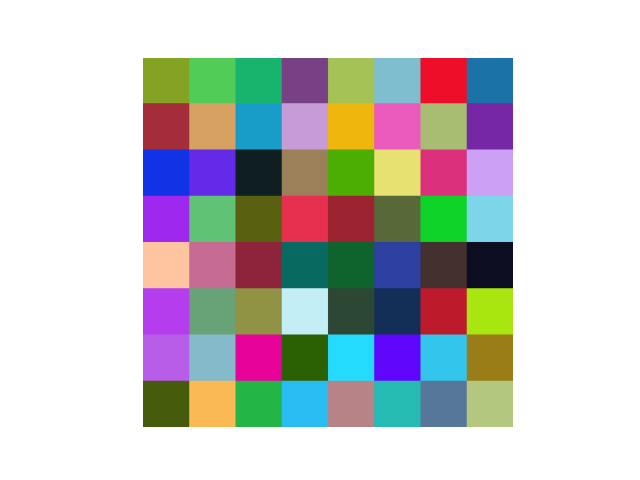
#> input picture Figure_1.png, 640 x 480 px
$ python test.py
#> lines starting #> are read from the running program, lines starting #| are printed output that depends on the picture
# Python program to explain cv2.erode() method

# importing cv2
import cv2

# importing numpy
import numpy as np

# path
path = r'./Figure_1.png'

# Reading an image in default mode
image = cv2.imread(path)
#> image is the input picture: shape (480, 640, 3); mean B, G, R 195.7, 195.8, 196.1

# Window name in which image is displayed
window_name = 'Image'

# Creating kernel
kernel = np.ones((5,5), np.uint8)

# Using cv2.erode() method
image = cv2.blur(image, (10,10))
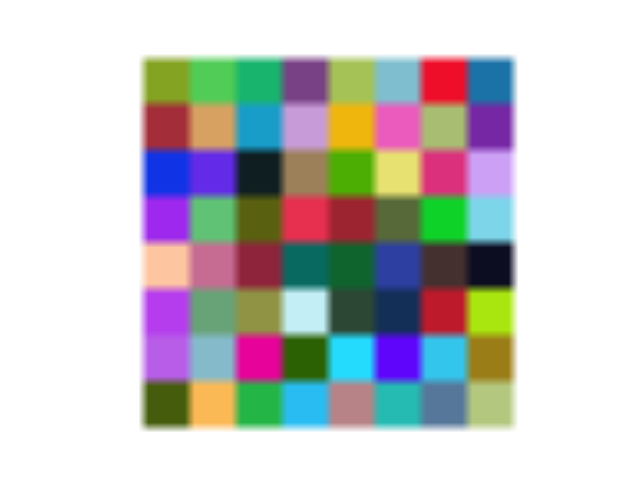
#> image: shape (480, 640, 3); mean B, G, R 195.7, 195.8, 196.1

# Displaying the image


cv2.imwrite("Output.png", image)
